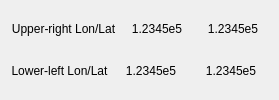
           <widget class="QFrame" name="minMaxLonLatFrame">
            <property name="frameShape">
             <enum>QFrame::NoFrame</enum>
            </property>
            <property name="frameShadow">
             <enum>QFrame::Plain</enum>
            </property>
            <layout class="QHBoxLayout">
             <item>
              <layout class="QVBoxLayout">
               <item>
                <layout class="QHBoxLayout">
                 <item>
                  <widget class="QLabel" name="textLabel9_2_2">
                   <property name="text">
                    <string>Upper-right Lon/Lat</string>
                   </property>
                   <property name="alignment">
                    <set>Qt::AlignCenter</set>
                   </property>
                   <property name="wordWrap">
                    <bool>false</bool>
                   </property>
                  </widget>
                 </item>
                 <item>
                  <widget class="QLabel" name="maxLonLabel">
                   <property name="minimumSize">
                    <size>
                     <width>70</width>
                     <height>0</height>
                    </size>
                   </property>
                   <property name="toolTip">
                    <string>Longitude and latitude of upper-right corner of 2D extents</string>
                   </property>
                   <property name="text">
                    <string>1.2345e5</string>
                   </property>
                   <property name="alignment">
                    <set>Qt::AlignCenter</set>
                   </property>
                   <property name="wordWrap">
                    <bool>false</bool>
                   </property>
                  </widget>
                 </item>
                 <item>
                  <widget class="QLabel" name="maxLatLabel">
                   <property name="minimumSize">
                    <size>
                     <width>70</width>
                     <height>0</height>
                    </size>
                   </property>
                   <property name="toolTip">
                    <string>Longitude and latitude of upper-right corner of 2D extents</string>
                   </property>
                   <property name="text">
                    <string>1.2345e5</string>
                   </property>
                   <property name="alignment">
                    <set>Qt::AlignCenter</set>
                   </property>
                   <property name="wordWrap">
                    <bool>false</bool>
                   </property>
                  </widget>
                 </item>
                </layout>
               </item>
               <item>
                <layout class="QHBoxLayout">
                 <item>
                  <widget class="QLabel" name="textLabel9_2_2_2">
                   <property name="text">
                    <string>Lower-left Lon/Lat</string>
                   </property>
                   <property name="alignment">
                    <set>Qt::AlignCenter</set>
                   </property>
                   <property name="wordWrap">
                    <bool>false</bool>
                   </property>
                  </widget>
                 </item>
                 <item>
                  <widget class="QLabel" name="minLonLabel">
                   <property name="minimumSize">
                    <size>
                     <width>70</width>
                     <height>0</height>
                    </size>
                   </property>
                   <property name="toolTip">
                    <string>Longitude and latitude of lower-left corner of 2D extents</string>
                   </property>
                   <property name="text">
                    <string>1.2345e5</string>
                   </property>
                   <property name="alignment">
                    <set>Qt::AlignCenter</set>
                   </property>
                   <property name="wordWrap">
                    <bool>false</bool>
                   </property>
                  </widget>
                 </item>
                 <item>
                  <widget class="QLabel" name="minLatLabel">
                   <property name="minimumSize">
                    <size>
                     <width>70</width>
                     <height>0</height>
                    </size>
                   </property>
                   <property name="toolTip">
                    <string>Longitude and latitude of lower-left corner of 2D extents</string>
                   </property>
                   <property name="text">
                    <string>1.2345e5</string>
                   </property>
                   <property name="alignment">
                    <set>Qt::AlignCenter</set>
                   </property>
                   <property name="wordWrap">
                    <bool>false</bool>
                   </property>
                  </widget>
                 </item>
                </layout>
               </item>
              </layout>
             </item>
            </layout>
           </widget>
